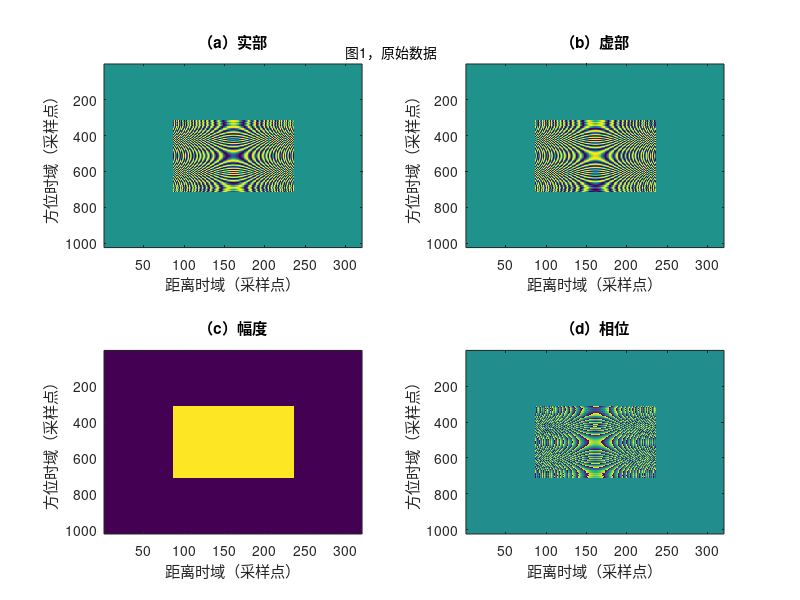
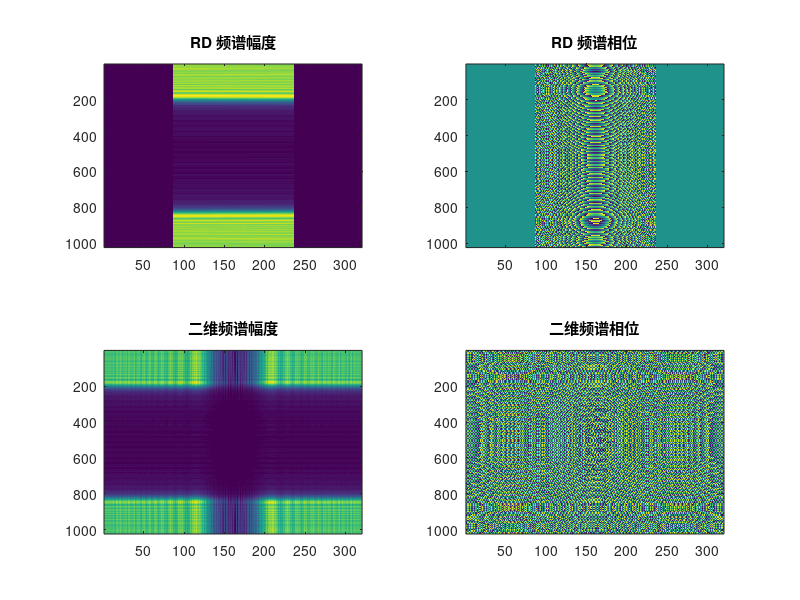
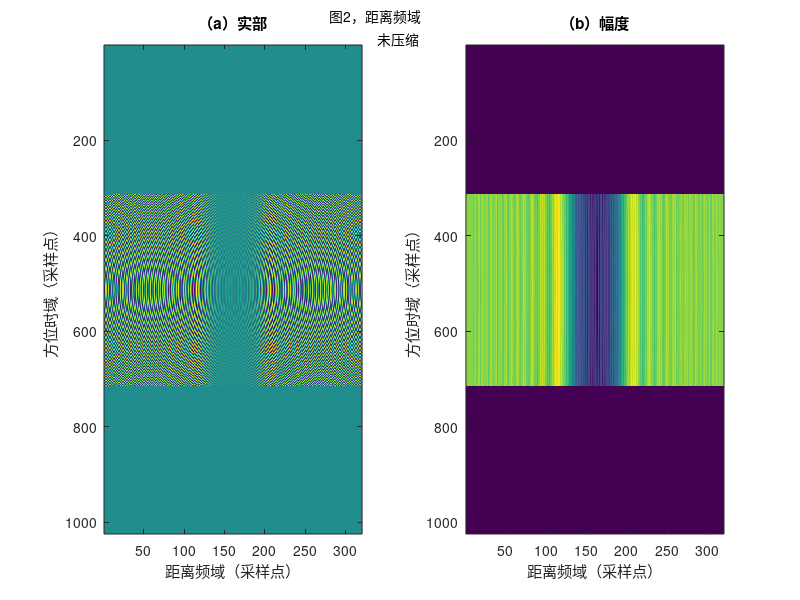
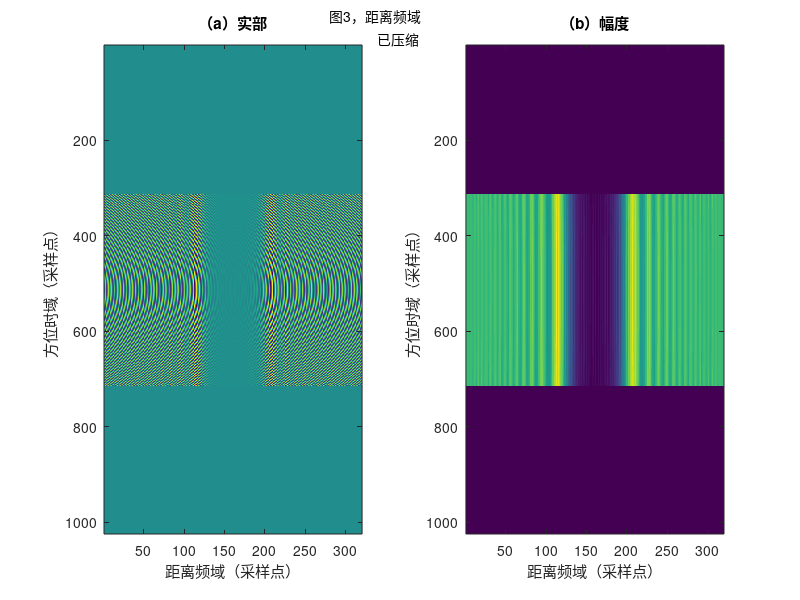

The MATLAB script that drew these images, in order: (Note: this script raises an error after producing the figures.)
%%%%%%%%%%%%%%%%%%%%%%%%%%%%%%%%%%%%%%
%               正侧视
%                RDA
%              点目标仿真
%%%%%%%%%%%%%%%%%%%%%%%%%%%%%%%%%%%%%%
%
% 截止到 2014.10.10. 17:10 p.m.
% 点目标仿真


%%
clear;
close all;
clc;

%%
% --------------------------------------------------------------------
% 定义参数
% --------------------------------------------------------------------
R_nc = 20e3;            % 景中心斜距
Vr = 150;               % 雷达有效速度
Tr = 2.5e-6;            % 发射脉冲时宽
Kr = 20e12;             % 距离调频率
f0 = 5.3e9;             % 雷达工作频率
BW_dop = 80;            % 多普勒带宽
Fr = 60e6;              % 距离采样率
Fa = 200;               % 方位采样率
Naz = 1024;          	% 距离线数（即数据矩阵，行数）——这里修改为1024。
Nrg = 320;              % 距离线采样点数（即数据矩阵，列数）
sita_r_c = (0*pi)/180;	% 波束斜视角，0 度，这里转换为弧度
c = 3e8;                % 光速

R0 = R_nc*cos(sita_r_c);	% 与R_nc相对应的最近斜距，记为R0
Nr = Tr*Fr;             % 线性调频信号采样点数
BW_range = Kr*Tr;       % 距离向带宽
lamda = c/f0;           % 波长
fnc = 2*Vr*sin(sita_r_c)/lamda;     % 多普勒中心频率，根据公式（4.33）计算。
La_real = 0.886*2*Vr*cos(sita_r_c)/BW_dop; % 方位向天线长度，根据公式（4.36）
beta_bw = 0.886*lamda/La_real;           % 雷达3dB波束
La = beta_bw*R0;        % 合成孔径长度
a_sr = Fr / BW_range;   % 距离向过采样因子
a_sa = Fa / BW_dop;     % 方位向过采样因子

Mamb = round(fnc/Fa);   % 多普勒模糊

NFFT_r = Nrg;           % 距离向FFT长度
NFFT_a = Naz;           % 方位向FFT长度

% --------------------------------------------------------------------
% 设定仿真点目标的位置
% 以距离向作为x轴正方向
% 以方位向作为y轴正方向
% -------------------------------------------------------------------- 
delta_R0 = 0;       % 将目标1的波束中心穿越时刻，定义为方位向时间零点。
delta_R1 = 120; 	% 目标1和目标2的方位向距离差，120m
delta_R2 = 50;      % 目标2和目标3的距离向距离差，50m

% 目标1
x1 = R0;            % 目标1的距离向距离
y1 = delta_R0 + x1*tan(sita_r_c);	% 目标1的方位向距离

% 目标2
x2 = x1;            % 目标2和目标1的距离向距离相同
y2 = y1 + delta_R1; % 目标2的方位向距离
% 目标3
x3 = x2 + delta_R2;                 % 目标3和目标2有距离向的距离差，为delta_R2
y3 = y2 + delta_R2*tan(sita_r_c);  	% 目标3的方位向距离
% 定义以下数组，便于处理
x_range = [x1,x2,x3];
y_azimuth = [y1,y2,y3];

% 计算三个目标各自的波束中心穿越时刻
nc_1 = (y1-x1*tan(sita_r_c))/Vr;    % 目标1的波束中心穿越时刻。
nc_2 = (y2-x2*tan(sita_r_c))/Vr;    % 目标2的波束中心穿越时刻。
nc_3 = (y3-x3*tan(sita_r_c))/Vr;    % 目标3的波束中心穿越时刻。
nc_target = [nc_1,nc_2,nc_3];       % 定义该数组，便于处理。

%% 
% --------------------------------------------------------------------
% 距离（方位）向时间，频率相关定义
% --------------------------------------------------------------------
% 距离
tr = 2*x1/c + ( -Nrg/2 : (Nrg/2-1) )/Fr;                % 距离时间轴
fr = ( -NFFT_r/2 : NFFT_r/2-1 )*( Fr/NFFT_r );          % 距离频率轴
% 方位
ta = ( -Naz/2: Naz/2-1 )/Fa;                            % 方位时间轴
fa = fnc + ( -NFFT_a/2 : NFFT_a/2-1 )*( Fa/NFFT_a );	% 方位频率轴

% 生成距离（方位）时间（频率）矩阵
tr_mtx = ones(Naz,1)*tr;    % 距离时间轴矩阵，大小：Naz*Nrg
ta_mtx = ta.'*ones(1,Nrg);  % 方位时间轴矩阵，大小：Naz*Nrg

%% 
% --------------------------------------------------------------------
% 生成点目标原始数据
% --------------------------------------------------------------------
s_echo = zeros(Naz,Nrg);    % 用来存放生成的回波数据

A0 = 1;                     % 目标回波幅度，都设置为1.
for k = 1:1                 % 生成k个目标的原始回波数据
    R_n = sqrt( (x_range(k).*ones(Naz,Nrg)).^2 + (Vr.*ta_mtx-y_azimuth(k).*ones(Naz,Nrg)).^2 );% 目标k的瞬时斜距
    w_range = ((abs(tr_mtx-2.*R_n./c)) <= ((Tr/2).*ones(Naz,Nrg)));     % 距离向包络，即距离窗
    % =====================================================================    
    % 方位向包络，也就是 天线的双程方向图作用因子。
    %{
    % 方式1
    % sinc平方型函数，根据公式（4.31）计算    
    sita = atan( Vr.*(ta_mtx-nc_target(k).*ones(Naz,Nrg))/x_range(k) );
    w_azimuth = (sinc(0.886.*sita./beta_bw)).^2;    
    % 用每个目标对应的 波束中心穿越时刻，而不是之前参数中的nc。
    %}
    %
    % 方式2
    % 利用合成孔径长度，直接构造矩形窗（其实这里只是限制数据范围，没有真正加窗）
    w_azimuth = (abs(ta - nc_target(k)) <= (La/2)/Vr);    % 行向量
    w_azimuth = w_azimuth.'*ones(1,Nrg);    % 生成Naz*Nrg的矩阵
    %}
    % =====================================================================     
    s_k = A0.*w_range.*w_azimuth.*exp(-(1j*4*pi*f0).*R_n./c).*exp((1j*pi*Kr).*(tr_mtx-2.*R_n./c).^2);
    % 上式就是生成的某一个点目标（目标k）的回波信号。
    % 经过几次循环，生成几个点目标的回波信号，相加即可。
    if k == 1
        s_1 = s_k;          % 目标1的回波信号
    end
    if k == 2   
        s_2 = s_k;          % 目标2的回波信号
    end
    if k == 3
        s_3 = s_k;          % 目标3的回波信号
    end
    s_echo = s_echo + s_k;  % 所有点目标回波信号之和   
end
% s_echo 就是我们需要的原始数据，点目标回波信号。

% 作图
% 图1——原始数据
figure;
subplot(2,2,1);
imagesc(real(s_echo));
title('（a）实部');
xlabel('距离时域（采样点）');
ylabel('方位时域（采样点）');
text(300,-60,'图1，原始数据');       % 给图1进行文字说明 
% text 函数：在图像的指定坐标位置，添加文本框

subplot(2,2,2);
imagesc(imag(s_echo));
title('（b）虚部');
xlabel('距离时域（采样点）');
ylabel('方位时域（采样点）');

subplot(2,2,3);
imagesc(abs(s_echo));
title('（c）幅度');
xlabel('距离时域（采样点）');
ylabel('方位时域（采样点）');

subplot(2,2,4);
imagesc(angle(s_echo));
title('（d）相位');
xlabel('距离时域（采样点）');
ylabel('方位时域（采样点）');
% colormap(gray);


figure;
subplot(2,2,1);
imagesc(abs(fft(s_echo,[],1)));
title('RD 频谱幅度');
subplot(2,2,2);
imagesc(angle(fft(s_echo,[],1)));
title('RD 频谱相位');
subplot(2,2,3);
imagesc(abs(fft2(s_echo)));
title('二维频谱幅度');
subplot(2,2,4);
imagesc(angle(fft2(s_echo)));
title('二维频谱相位');
% colormap(gray);

%%
% --------------------------------------------------------------------
% 距离压缩
% --------------------------------------------------------------------
S_range = fft(s_echo,NFFT_r,2);     % 进行距离向傅里叶变换，零频在两端。

%
% 作图
% 图2——距离频域，方位时域，频谱（未距离压缩）
figure;
subplot(1,2,1);
imagesc(real(S_range));
title('（a）实部');
xlabel('距离频域（采样点）');
ylabel('方位时域（采样点）');
text(280,-60,'图2，距离频域');       % 给图2进行文字说明
text(340,-10,'未压缩');       

subplot(1,2,2);
imagesc(abs(S_range));
title('（b）幅度');
xlabel('距离频域（采样点）');
ylabel('方位时域（采样点）');
%}

%　生成距离向匹配滤波器
% ====================================================
% 采用方式2
% 时域复制脉冲，末端补零，fft，再取复共轭。
t_ref = ( -Nr/2 : (Nr/2-1) )/Fr;    % 用来生成距离MF的距离时间轴
t_ref_mtx = ones(Naz,1)*t_ref;      % 矩阵形式
w_ref = kaiser(Nr,2.5);             % 距离向，构建Kaiser窗，此为列向量。
w_ref = ones(Naz,1)*(w_ref.');      % 构成矩阵形式，每一行都相同的加窗。

s_ref = exp((1j*pi*Kr).*((t_ref_mtx).^2)); % 复制（发射）脉冲，未加窗。
% s_ref = w_ref.*exp((1j*pi*Kr).*((t_ref_mtx).^2)); % 复制（发射）脉冲，加了窗。

s_ref = [s_ref,zeros(Naz,Nrg-Nr)];      % 对复制脉冲，后端补零。
 
S_ref = fft(s_ref,NFFT_r,2);            % 复制脉冲的距离傅里叶变换，零频在两端。
H_range = conj(S_ref);                  % 距离向匹配滤波器，零频在两端。
S_range_c = S_range.*H_range;           % 乘以匹配滤波器，零频在两端。    
s_rc = ifft(S_range_c,[],2);            % 完成距离压缩，回到二维时域。
% s_rc的长度为：Naz*Nrg。未去除弃置区。

% 对s_rc进行去除弃置区的操作
% 弃置区长度为：2*（Nr-1）
% 我们截取的长度：（Nrg-Nr+1），记为 N_rg。
N_rg = Nrg-Nr+1;                        % 完全卷积的长度
s_rc_c = zeros(Naz,N_rg);               % 用来存放去除弃置区后的数据
s_rc_c = s_rc(:,1:N_rg);                % 取前 N_rg列。
% ====================================================

%
% 作图
% 图3——距离频域，方位时域，频谱（已距离压缩）
figure;
subplot(1,2,1);
imagesc(real(S_range_c));
title('（a）实部');
xlabel('距离频域（采样点）');
ylabel('方位时域（采样点）');
text(280,-60,'图3，距离频域');       % 给图3进行文字说明
text(340,-10,'已压缩');       

subplot(1,2,2);
imagesc(abs(S_range_c));
title('（b）幅度');
xlabel('距离频域（采样点）');
ylabel('方位时域（采样点）');
%}
%
% 作图
% 图4——二维时域（完成距离压缩）
figure;
subplot(1,2,1);
imagesc(real(s_rc_c));  %　这及其以下，都直接使用去除弃置区后的结果
title('（a）实部');
xlabel('距离时域（采样点）');
ylabel('方位时域（采样点）');
text(150,-60,'图4，二维时域');       % 给图4进行文字说明
text(172,-10,'完成压缩');       

subplot(1,2,2);
imagesc(abs(s_rc_c));
title('（b）幅度');
xlabel('距离时域（采样点）');
ylabel('方位时域（采样点）');
%}

%%
% --------------------------------------------------------------------
% 变换到距离多普勒域，进行距离徙动校正
% --------------------------------------------------------------------
s_rc_c = s_rc_c.*exp(-1j*2*pi*fnc.*(ta.'*ones(1,N_rg)));    % 数据搬移
S_rd = fft(s_rc_c,NFFT_a,1);            % 方位向傅里叶变换，到距离多普勒域
% ====================================================================
% 设置方位频率轴——关键点！！！
fa = fnc + fftshift(-NFFT_a/2:NFFT_a/2-1)/NFFT_a*Fa;    % 方位频率轴如此设置。
% =====================================================================
% 下面这个是改进的，每一个最近斜距（R0）都随着距离门的不同而改变。
tr_RCMC = 2*x1/c + ( -N_rg/2 : (N_rg/2-1) )/Fr;   % 在新的距离线长度下的时间轴。

R0_RCMC = (c/2).*tr_RCMC;       % 随距离线变化的R0，记为R0_RCMC，用来计算RCM和Ka。
delta_Rrd_fn = lamda^2.*((fa.').^2)*(R0_RCMC)/(8*Vr^2);

num_range = c/(2*Fr);   % 一个距离采样单元，对应的长度
delta_Rrd_fn_num = delta_Rrd_fn./num_range; % 每一个方位向频率，其RCM对应的距离采样单元数

R = 8;  % sinc插值核长度
S_rd_rcmc = zeros(NFFT_a,N_rg); % 用来存放RCMC后的值
for p = 1 : NFFT_a
    for q = 1 : N_rg   % 此时距离向的长度是 (Nrg-Nr+1)=N_rg        
        delta_Rrd_fn_p = delta_Rrd_fn_num(p,q);
        Rrd_fn_p = q + delta_Rrd_fn_p;
        Rrd_fn_p_zheng = ceil(Rrd_fn_p);        % ceil，向上取整。
        ii = ( Rrd_fn_p-(Rrd_fn_p_zheng-R/2):-1:Rrd_fn_p-(Rrd_fn_p_zheng+R/2-1)  );        
        rcmc_sinc = sinc(ii);
        rcmc_sinc = rcmc_sinc/sum(rcmc_sinc);   % 插值核的归一化
        % ii 是sinc插值过程的变量;
        % g(x)=sum(h(ii)*g_d(x-ii)) = sum(h(ii)*g_d(ll));
               
        % 由于S_rd只有整数点取值，且范围有限。因此插值中要考虑它的取值溢出边界问题。
        % 这里我采取循环移位的思想，用来解决取值溢出问题。
        if (Rrd_fn_p_zheng-R/2) > N_rg    % 全右溢
            ll = (Rrd_fn_p_zheng-R/2-N_rg:1:Rrd_fn_p_zheng+R/2-1-N_rg);
        else
            if (Rrd_fn_p_zheng+R/2-1) > N_rg    % 部分右溢
                ll_1 = (Rrd_fn_p_zheng-R/2:1:N_rg);
                ll_2 = (1:1:Rrd_fn_p_zheng+R/2-1-N_rg);
                ll = [ll_1,ll_2];
            else
                if (Rrd_fn_p_zheng+R/2-1) < 1    % 全左溢（不可能发生，但还是要考虑）
                    ll = (Rrd_fn_p_zheng-R/2+N_rg:1:Rrd_fn_p_zheng+R/2-1+N_rg);
                else
                    if (Rrd_fn_p_zheng-R/2) < 1       % 部分左溢
                        ll_1 = (Rrd_fn_p_zheng-R/2+N_rg:1:N_rg);
                        ll_2 = (1:1:Rrd_fn_p_zheng+R/2-1);
                        ll = [ll_1,ll_2];
                    else
                        ll = (Rrd_fn_p_zheng-R/2:1:Rrd_fn_p_zheng+R/2-1);
                    end                    
                end
            end
        end   
        rcmc_S_rd = S_rd(p,ll);
        S_rd_rcmc(p,q) = sum( rcmc_sinc.*rcmc_S_rd );
    end
end
% S_rd_rcmc 就是RCMC后的距离多普勒域频谱。

% 作图
% 图5——距离多普勒域（未RCMC）
figure;
subplot(1,2,1);
imagesc(real(S_rd));
title('（a）实部');
xlabel('距离时域（采样点）');
ylabel('方位频域（采样点）');
text(150,-60,'图5，距离多普勒域');       % 给图5进行文字说明
text(172,-10,'未RCMC');       
subplot(1,2,2);
imagesc(abs(S_rd));
title('（b）幅度');
xlabel('距离时域（采样点）');
ylabel('方位频域（采样点）');

% 作图
% 图6——距离多普勒域，RCMC后的结果
figure;
subplot(1,2,1);
imagesc(real(S_rd_rcmc));
title('（a）实部');
xlabel('距离时域（采样点）');
ylabel('方位频域（采样点）');
text(150,-60,'图6，距离多普勒域');       % 给图6进行文字说明
text(172,-10,'已RCMC');       

subplot(1,2,2);
imagesc(abs(S_rd_rcmc));
title('（b）幅度');
xlabel('距离时域（采样点）');
ylabel('方位频域（采样点）');
%}

%%
% --------------------------------------------------------------------
% 方位压缩
% --------------------------------------------------------------------
fa_azimuth_MF = fa;         % 方位频率轴，采用和RCMC中所用的频率轴相同。
Ka = 2*Vr^2*(cos(sita_r_c))^3./(lamda.* R0_RCMC);  	% 方位向调频率，是随最近斜距R0变化的。
Ka_1 = 1./Ka;                                       % 为了方便计算，先取倒数。
Haz = exp( -1j*pi.*(((fa_azimuth_MF).').^2*Ka_1) );	% 方位向匹配滤波器
% 这里要注意，生成的MF的零频既不是在两端，也不是在中心的。
% 考虑下频率轴是什么样的，间断点在哪里。注意fa的构成。
% 这里的频率轴和距离多普勒域的方位频谱是对应的。

S_rd_c = S_rd_rcmc.*Haz;            % 乘以匹配滤波器
s_ac = ifft(S_rd_c,[],1);       	% 完成方位压缩，变到图像域。结束。

% 作图
% 图7——成像结果
figure;
imagesc(abs(s_ac));
title('点目标成像');
xlabel('距离时域（采样点）');
ylabel('方位时域（采样点）');     

%%
% 下面通过调用函数，得到三个点目标各自的切片，并进行升采样
% 同时对点目标中心做距离向切片，方位向切片
% 计算出相应的指标：PSLR，ISLR，IRW

NN = 16;
% 分别得到每个点目标的切片放大；行切片、列切片；和相应的指标
% 目标1，点目标中心在 （（Naz/2+1），86）
target_1 = target_analysis( s_ac((Naz/2+1)-NN:(Naz/2+1)+NN,86-NN:86+NN),Fr,Fa,Vr);

% 目标2，点目标中心在 （（Naz/2+1+delta_R1/Vr*Fa）,86）
tg_2_delatx = (Naz/2+1 + delta_R1/Vr*Fa);
% target_2 = target_analysis( s_ac(tg_2_delatx-NN:tg_2_delatx+NN,86-NN:86+NN),Fr,Fa,Vr);

% 目标3
tg_3_delatx = tg_2_delatx + delta_R2*tan(sita_r_c)/Vr*Fa;
tg_3_delaty = 2*delta_R2/c*Fr;
% target_3 = target_analysis( s_ac(tg_3_delatx-NN:tg_3_delatx+NN,86+tg_3_delaty-NN:86+tg_3_delaty+NN),Fr,Fa,Vr);